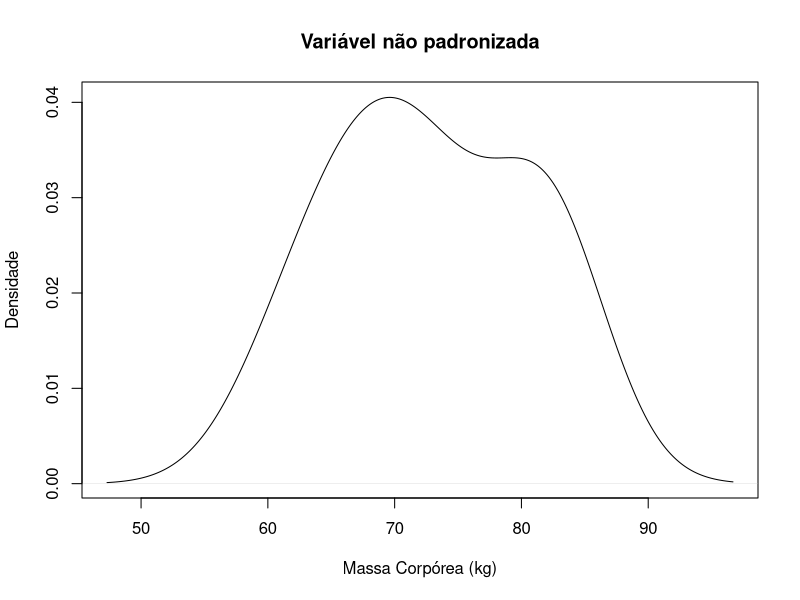
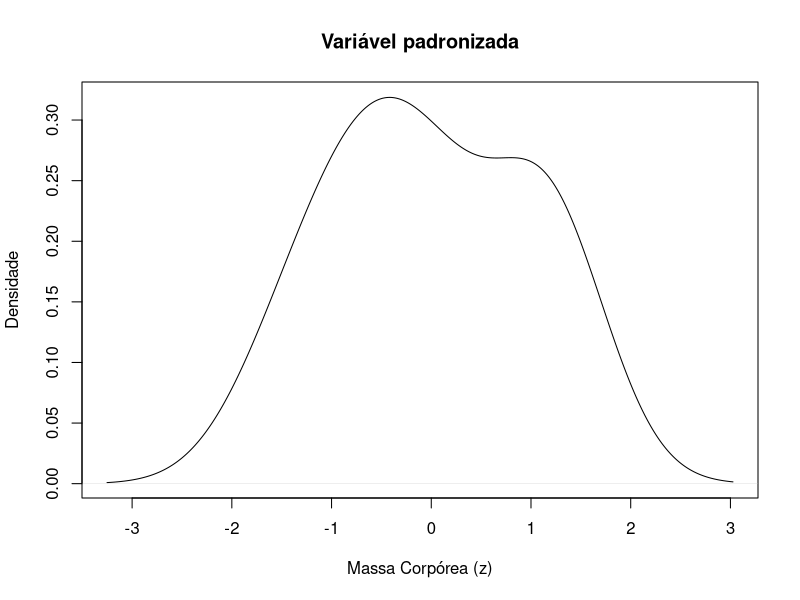

Reproduce these figures in R, in order.
massa <- c(61, 73, 68, 74, 65, 82, 69, 81, 83)
d.massa <- density(massa)
plot(d.massa, main="Variável não padronizada", 
     xlab="Massa Corpórea (kg)",
     ylab="Densidade")
# padronizacao usando a função scale()
massa.z <- scale(massa)
d.massa.z <- density(massa.z)
plot(d.massa.z, main="Variável padronizada", 
     xlab="Massa Corpórea (z)",
     ylab="Densidade")
